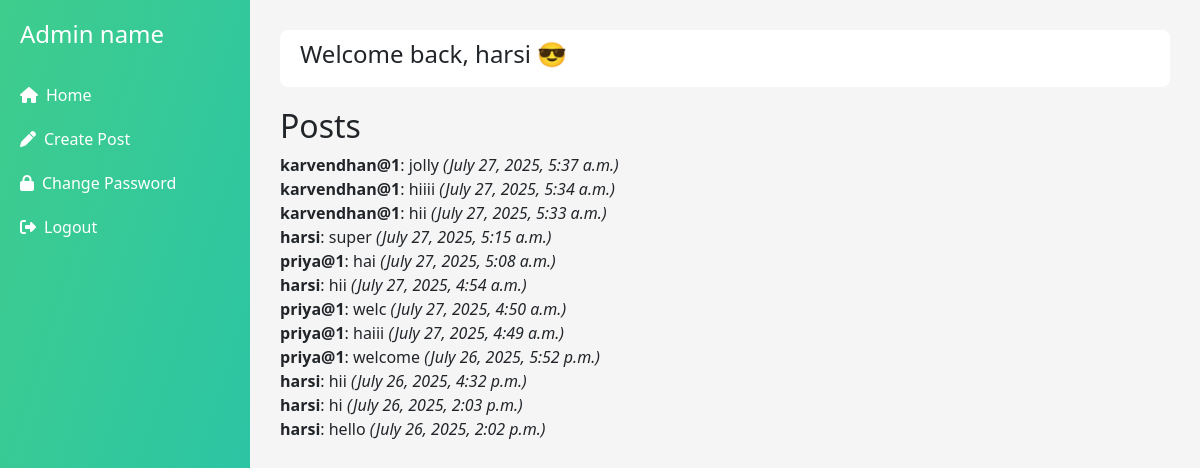
The page /posts/ (signed in) on the database its author committed.
### posts/models.py (models this page shows)
class Post(models.Model):
    user = models.ForeignKey(User, on_delete=models.CASCADE)
    content = models.TextField()
    is_public = models.BooleanField(default=True)
    created_at = models.DateTimeField(auto_now_add=True)

### posts/views.py (the view)
# urls.py: path('', views.post_list, name='post_list'),
@login_required
def post_list(request):
    posts = Post.objects.all().order_by('-created_at')
    return render(request, 'post_list.html', {'posts': posts})

### templates/post_list.html
{% extends 'base.html' %}
{% block content %}
<h2>Posts</h2>
{% for post in posts %}
<div><strong>{{ post.user.username }}</strong>: {{ post.content }} <em>({{ post.created_at }})</em></div>
{% endfor %}
{% endblock %}

### templates/base.html (shortened to what this page needs)
<!DOCTYPE html>
<html lang="en">
<head>
    <link href="https://cdn.jsdelivr.net/npm/bootstrap@5.3.3/dist/css/bootstrap.min.css" rel="stylesheet">
    <link href="https://cdnjs.cloudflare.com/ajax/libs/font-awesome/6.5.0/css/all.min.css" rel="stylesheet">
</head>
<body>
    <div class="sidebar">
        {% if user.is_authenticated %}
            <h4 class="mb-4">Admin name</h4>
            <a href="{% url 'post_list' %}"><i class="fas fa-home me-2"></i>Home</a>
            <a href="{% url 'create_post' %}"><i class="fas fa-pen me-2"></i>Create Post</a>
            <a href="{% url 'password_change' %}"><i class="fas fa-lock me-2"></i>Change Password</a>
            <form method="post" action="{% url 'logout' %}">
                <button type="submit"><i class="fas fa-sign-out-alt me-2"></i>Logout</button>
            </form>
        {% else %}
            <a href="{% url 'login' %}"><i class="fas fa-sign-in-alt me-2"></i>Login</a>
            <a href="{% url 'signup' %}"><i class="fas fa-user-plus me-2"></i>Sign Up</a>
        {% endif %}
    </div>
    <div class="content">
        <div class="topbar">
            <h4>
                Welcome back{% if user.is_authenticated %}, {{ user.username }} 😎{% else %} 😎{% endif %}
            </h4>
        </div>
        {% block content %}{% endblock %}
    </div>
</body>
</html>

### templates/base.html (style rules this page uses)
body { display: flex; min-height: 100vh; margin: 0; }
.sidebar { width: 250px; background: linear-gradient(to bottom right, #3fcd8d, #27c3aa); color: white; padding: 20px; }
.sidebar a, .sidebar button { color: white; text-decoration: none; display: block; padding: 10px 0; font-weight: 500; background: none; border: none; width: 100%; text-align: left; }
.content { flex-grow: 1; padding: 30px; background-color: #f5f5f5; }
.topbar { background: white; padding: 10px 20px; border-radius: 8px; margin-bottom: 20px; display: flex; justify-content: space-between; align-items: center; }

### rows shown on the page
Post: user.username "karvendhan@1", content "jolly", created_at "July 27, 2025, 5:37 a.m."
Post: user.username "karvendhan@1", content "hiiii", created_at "July 27, 2025, 5:34 a.m."
Post: user.username "karvendhan@1", content "hii", created_at "July 27, 2025, 5:33 a.m."
Post: user.username "harsi", content "super", created_at "July 27, 2025, 5:15 a.m."
Post: user.username "priya@1", content "hai", created_at "July 27, 2025, 5:08 a.m."
Post: user.username "harsi", content "hii", created_at "July 27, 2025, 4:54 a.m."
Post: user.username "priya@1", content "welc", created_at "July 27, 2025, 4:50 a.m."
Post: user.username "priya@1", content "haiii", created_at "July 27, 2025, 4:49 a.m."
Post: user.username "priya@1", content "welcome", created_at "July 26, 2025, 5:52 p.m."
Post: user.username "harsi", content "hii", created_at "July 26, 2025, 4:32 p.m."
Post: user.username "harsi", content "hi", created_at "July 26, 2025, 2:03 p.m."
Post: user.username "harsi", content "hello", created_at "July 26, 2025, 2:02 p.m."

### other values the page prints
{{ user.username }} "harsi"
